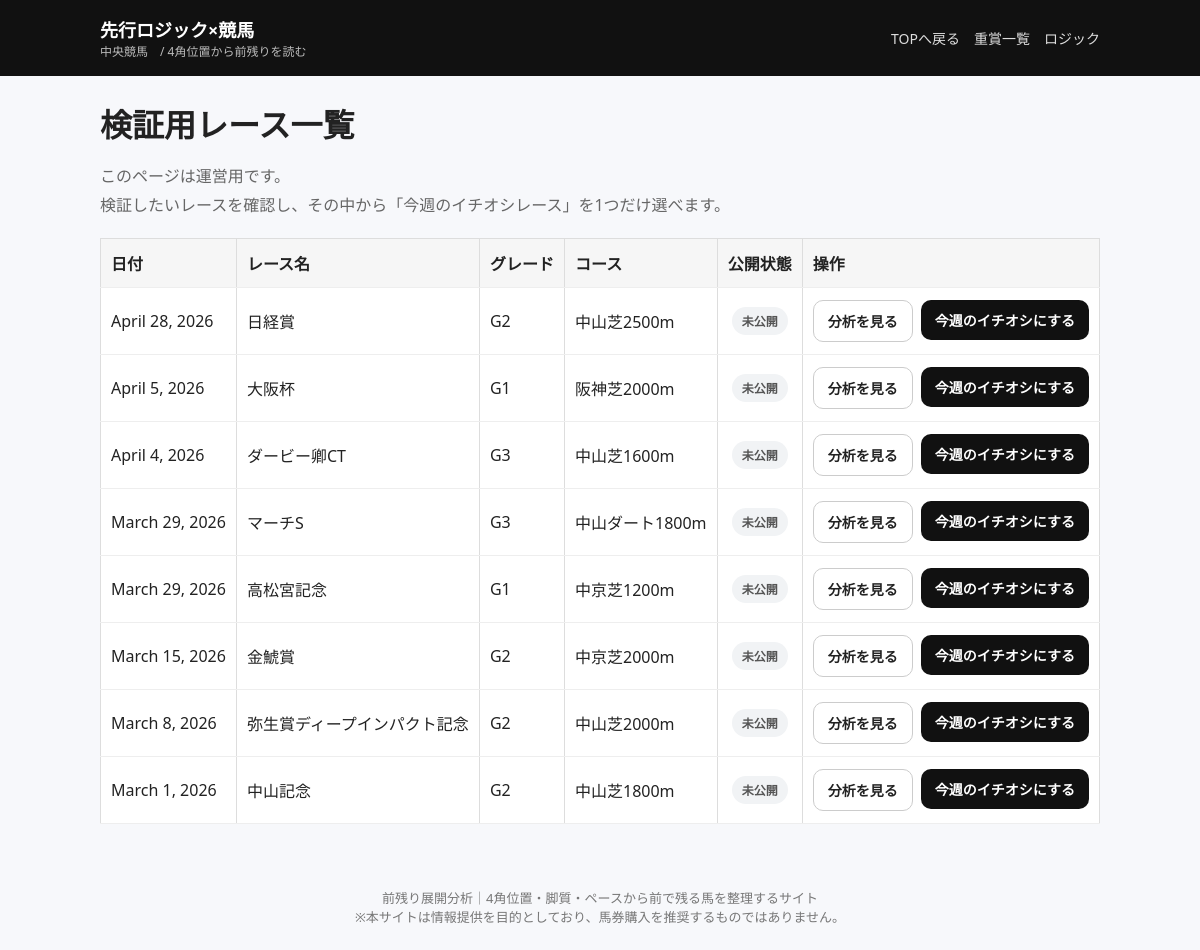
The app's page /manage/races/ (signed in), older data.
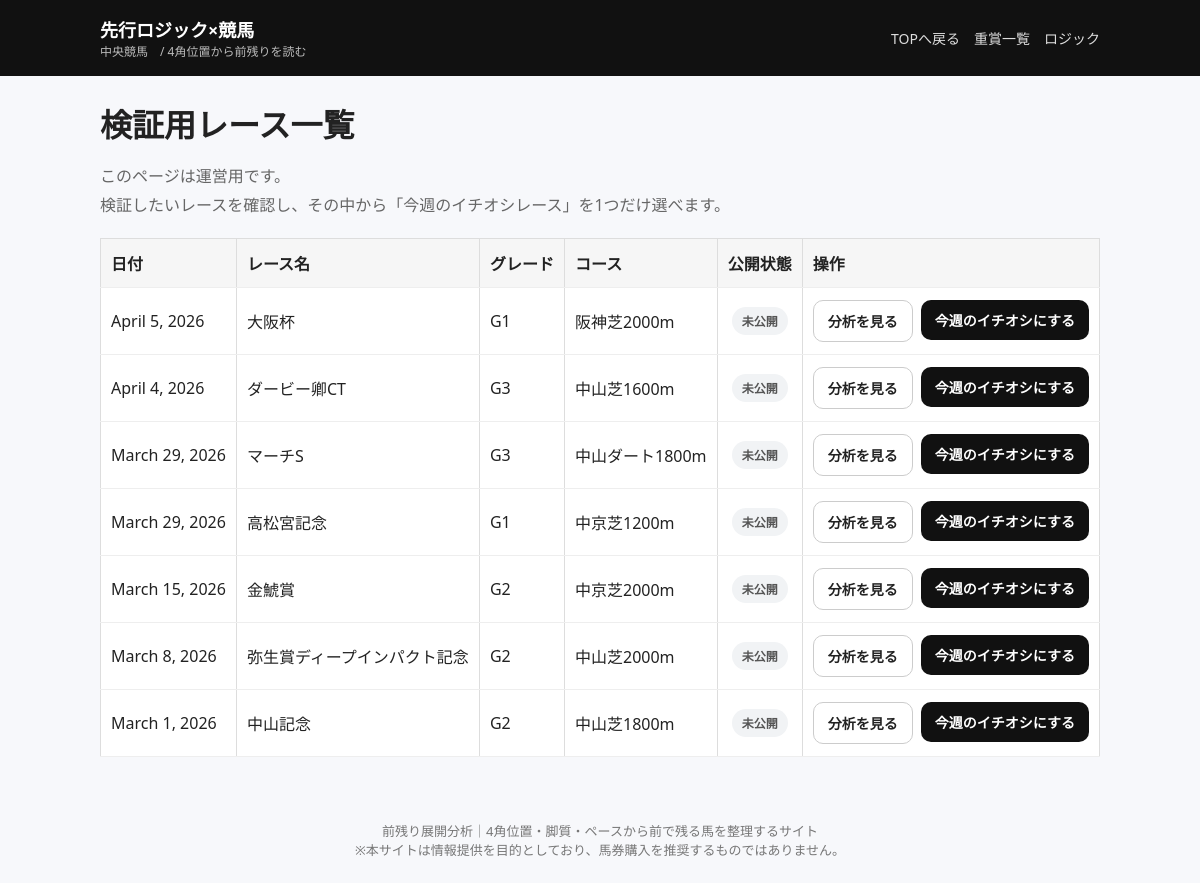
The same page, newer data.
### keibaapp_1/models.py (models this page shows, shortened)
class Race(models.Model):
    GRADE_CHOICES = [("G1", "G1"), ("G2", "G2"), ("G3", "G3")]
    name = models.CharField(max_length=100)
    race_date = models.DateField()
    course = models.CharField(max_length=100)  # 例：東京 ダ1600
    grade = models.CharField(max_length=2, choices=GRADE_CHOICES)
    track_condition = models.CharField(max_length=10, blank=True, default="")  # 良/稍/重/不
    pace = models.CharField(max_length=1, blank=True, default="")  # S/M/H
    pace_comment = models.CharField(max_length=100, blank=True, default="")
    is_featured_this_week = models.BooleanField(default=False)
    created_at = models.DateTimeField(auto_now_add=True)

### keibaapp_1/views.py (the view)
# urls.py: path("manage/races/", views.race_candidates_page, name="race_candidates_page"),
@staff_member_required
def race_candidates_page(request):
    races = (
        Race.objects
        .all()
        .order_by("-race_date", "id")
    )
    featured_race = get_featured_race()
    return render(request, "keibaapp_1/race_candidates.html", {
        "races": races,
        "featured_race": featured_race,
    })

### keibaapp_1/views.py (called while the page is built)
def get_featured_race():
    return (
        Race.objects
        .filter(is_featured_this_week=True)
        .order_by("race_date", "id")
        .first()
    )

### keibaapp_1/templates/keibaapp_1/race_candidates.html (shortened to what this page needs)
{% extends "keibaapp_1/base.html" %}
{% block content %}
<div class="manage-wrap">
  <h1 style="margin-bottom:10px;">検証用レース一覧</h1>
  <p class="manage-lead">
    このページは運営用です。<br>
    検証したいレースを確認し、その中から「今週のイチオシレース」を1つだけ選べます。
  </p>
  <div class="race-table-wrap">
    <table class="race-table">
      <thead>
        <tr>
          <th>日付</th>
          <th>レース名</th>
          <th>グレード</th>
          <th>コース</th>
          <th class="center">公開状態</th>
          <th class="center">操作</th>
        </tr>
      </thead>
      <tbody>
        {% for race in races %}
        <tr>
          <td>{{ race.race_date }}</td>
          <td>{{ race.name }}</td>
          <td>{{ race.grade }}</td>
          <td>{{ race.course }}</td>
          <td class="center">
            {% if race.is_featured_this_week %}
              <span class="featured-badge">公開中</span>
            {% else %}
              <span class="normal-badge">未公開</span>
            {% endif %}
          </td>
          <td class="center">
            <div class="action-row">
              <a href="/race/?race_id={{ race.id }}" class="btn-sub">分析を見る</a>
              {% if not race.is_featured_this_week %}
              <form method="post" action="{% url 'set_featured_race' race.id %}" style="margin:0;">
                <button type="submit" class="btn-main">今週のイチオシにする</button>
              </form>
              {% endif %}
            </div>
          </td>
        </tr>
        {% endfor %}
      </tbody>
    </table>
  </div>
</div>
{% endblock %}

Row changes from the older to the newer data that the page shows:
removed Race: race_date "April 28, 2026", name "日経賞", grade "G2", course "中山芝2500m", is_featured_this_week "未公開"
